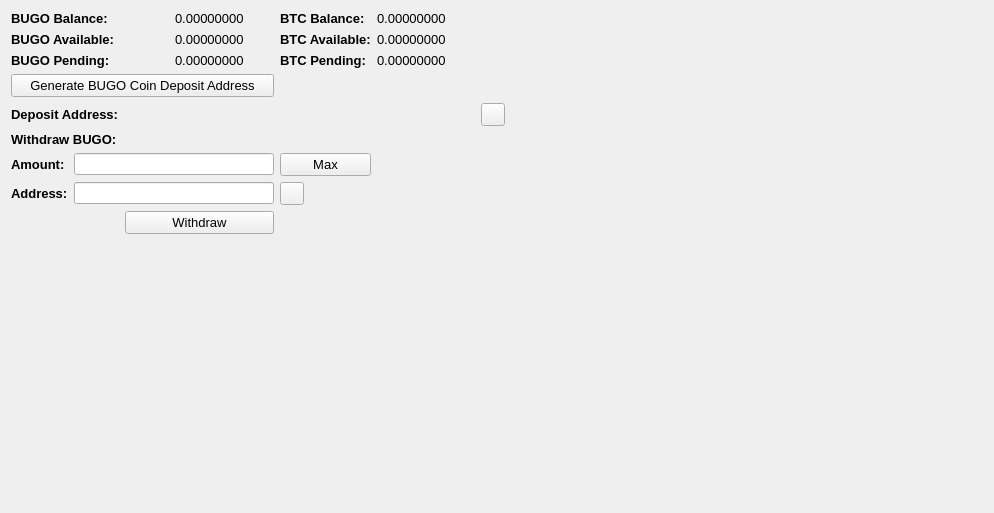
     <widget class="QWidget" name="BalanceTab">
      <attribute name="title">
       <string>Balance</string>
      </attribute>
      <layout class="QGridLayout" name="gridLayout_2">
       <item row="0" column="0" colspan="2">
        <widget class="QLabel" name="label_11">
         <property name="font">
          <font>
           <pointsize>10</pointsize>
           <weight>75</weight>
           <bold>true</bold>
          </font>
         </property>
         <property name="text">
          <string>BUGO Balance:</string>
         </property>
        </widget>
       </item>
       <item row="0" column="3">
        <widget class="QLabel" name="BUGOBalanceLabel">
         <property name="font">
          <font>
           <pointsize>10</pointsize>
          </font>
         </property>
         <property name="text">
          <string>0.00000000</string>
         </property>
         <property name="textInteractionFlags">
          <set>Qt::LinksAccessibleByMouse|Qt::TextSelectableByMouse</set>
         </property>
        </widget>
       </item>
       <item row="0" column="4">
        <widget class="QLabel" name="label_12">
         <property name="font">
          <font>
           <pointsize>10</pointsize>
           <weight>75</weight>
           <bold>true</bold>
          </font>
         </property>
         <property name="text">
          <string>BTC Balance:</string>
         </property>
        </widget>
       </item>
       <item row="0" column="5">
        <widget class="QLabel" name="BitcoinBalanceLabel">
         <property name="font">
          <font>
           <pointsize>10</pointsize>
          </font>
         </property>
         <property name="text">
          <string>0.00000000</string>
         </property>
         <property name="textInteractionFlags">
          <set>Qt::LinksAccessibleByMouse|Qt::TextSelectableByMouse</set>
         </property>
        </widget>
       </item>
       <item row="0" column="7" rowspan="10">
        <spacer name="horizontalSpacer_4">
         <property name="orientation">
          <enum>Qt::Horizontal</enum>
         </property>
         <property name="sizeHint" stdset="0">
          <size>
           <width>478</width>
           <height>488</height>
          </size>
         </property>
        </spacer>
       </item>
       <item row="1" column="0" colspan="2">
        <widget class="QLabel" name="label_13">
         <property name="font">
          <font>
           <pointsize>10</pointsize>
           <weight>75</weight>
           <bold>true</bold>
          </font>
         </property>
         <property name="text">
          <string>BUGO Available:</string>
         </property>
        </widget>
       </item>
       <item row="1" column="3">
        <widget class="QLabel" name="BUGOAvailableLabel_2">
         <property name="font">
          <font>
           <pointsize>10</pointsize>
          </font>
         </property>
         <property name="text">
          <string>0.00000000</string>
         </property>
         <property name="textInteractionFlags">
          <set>Qt::LinksAccessibleByMouse|Qt::TextSelectableByMouse</set>
         </property>
        </widget>
       </item>
       <item row="1" column="4">
        <widget class="QLabel" name="label_15">
         <property name="font">
          <font>
           <pointsize>10</pointsize>
           <weight>75</weight>
           <bold>true</bold>
          </font>
         </property>
         <property name="text">
          <string>BTC Available:</string>
         </property>
        </widget>
       </item>
       <item row="1" column="5">
        <widget class="QLabel" name="BitcoinAvailableLabel">
         <property name="font">
          <font>
           <pointsize>10</pointsize>
          </font>
         </property>
         <property name="text">
          <string>0.00000000</string>
         </property>
         <property name="textInteractionFlags">
          <set>Qt::LinksAccessibleByMouse|Qt::TextSelectableByMouse</set>
         </property>
        </widget>
       </item>
       <item row="2" column="0" colspan="2">
        <widget class="QLabel" name="label_14">
         <property name="font">
          <font>
           <pointsize>10</pointsize>
           <weight>75</weight>
           <bold>true</bold>
          </font>
         </property>
         <property name="text">
          <string>BUGO Pending:</string>
         </property>
        </widget>
       </item>
       <item row="2" column="3">
        <widget class="QLabel" name="BUGOPendingLabel">
         <property name="font">
          <font>
           <pointsize>10</pointsize>
          </font>
         </property>
         <property name="text">
          <string>0.00000000</string>
         </property>
         <property name="textInteractionFlags">
          <set>Qt::LinksAccessibleByMouse|Qt::TextSelectableByMouse</set>
         </property>
        </widget>
       </item>
       <item row="2" column="4">
        <widget class="QLabel" name="label_31">
         <property name="font">
          <font>
           <pointsize>10</pointsize>
           <weight>75</weight>
           <bold>true</bold>
          </font>
         </property>
         <property name="text">
          <string>BTC Pending:</string>
         </property>
        </widget>
       </item>
       <item row="2" column="5">
        <widget class="QLabel" name="BitcoinPendingLabel">
         <property name="font">
          <font>
           <pointsize>10</pointsize>
          </font>
         </property>
         <property name="text">
          <string>0.00000000</string>
         </property>
         <property name="textInteractionFlags">
          <set>Qt::LinksAccessibleByMouse|Qt::TextSelectableByMouse</set>
         </property>
        </widget>
       </item>
       <item row="3" column="0" colspan="4">
        <widget class="QPushButton" name="GenDepositBTN">
         <property name="font">
          <font>
           <pointsize>10</pointsize>
          </font>
         </property>
         <property name="text">
          <string>Generate BUGO Coin Deposit Address</string>
         </property>
        </widget>
       </item>
       <item row="4" column="0" colspan="3">
        <widget class="QLabel" name="label_33">
         <property name="font">
          <font>
           <pointsize>10</pointsize>
           <weight>75</weight>
           <bold>true</bold>
          </font>
         </property>
         <property name="text">
          <string>Deposit Address:</string>
         </property>
        </widget>
       </item>
       <item row="4" column="3" colspan="3">
        <widget class="QLabel" name="DepositAddressLabel">
         <property name="minimumSize">
          <size>
           <width>300</width>
           <height>0</height>
          </size>
         </property>
         <property name="palette">
          <palette>
           <active>
            <colorrole role="WindowText">
             <brush brushstyle="SolidPattern">
              <color alpha="255">
               <red>0</red>
               <green>0</green>
               <blue>0</blue>
              </color>
             </brush>
            </colorrole>
            <colorrole role="Text">
             <brush brushstyle="SolidPattern">
              <color alpha="255">
               <red>0</red>
               <green>0</green>
               <blue>255</blue>
              </color>
             </brush>
            </colorrole>
           </active>
           <inactive>
            <colorrole role="WindowText">
             <brush brushstyle="SolidPattern">
              <color alpha="255">
               <red>0</red>
               <green>0</green>
               <blue>0</blue>
              </color>
             </brush>
            </colorrole>
            <colorrole role="Text">
             <brush brushstyle="SolidPattern">
              <color alpha="255">
               <red>0</red>
               <green>0</green>
               <blue>255</blue>
              </color>
             </brush>
            </colorrole>
           </inactive>
           <disabled>
            <colorrole role="WindowText">
             <brush brushstyle="SolidPattern">
              <color alpha="255">
               <red>120</red>
               <green>120</green>
               <blue>120</blue>
              </color>
             </brush>
            </colorrole>
            <colorrole role="Text">
             <brush brushstyle="SolidPattern">
              <color alpha="255">
               <red>120</red>
               <green>120</green>
               <blue>120</blue>
              </color>
             </brush>
            </colorrole>
           </disabled>
          </palette>
         </property>
         <property name="font">
          <font>
           <pointsize>10</pointsize>
           <weight>75</weight>
           <bold>true</bold>
          </font>
         </property>
         <property name="text">
          <string/>
         </property>
         <property name="alignment">
          <set>Qt::AlignRight|Qt::AlignTrailing|Qt::AlignVCenter</set>
         </property>
         <property name="textInteractionFlags">
          <set>Qt::LinksAccessibleByMouse|Qt::TextSelectableByKeyboard|Qt::TextSelectableByMouse</set>
         </property>
        </widget>
       </item>
       <item row="4" column="6">
        <widget class="QToolButton" name="DepositCopyButton">
         <property name="toolTip">
          <string>Copy to clipboard</string>
         </property>
         <property name="text">
          <string/>
         </property>
         <property name="icon">
          <iconset resource="../bitcoin.qrc">
           <normaloff>:/icons/editcopy</normaloff>:/icons/editcopy</iconset>
         </property>
         <property name="shortcut">
          <string>Alt+P</string>
         </property>
        </widget>
       </item>
       <item row="5" column="0" colspan="2">
        <widget class="QLabel" name="label_34">
         <property name="font">
          <font>
           <pointsize>10</pointsize>
           <weight>75</weight>
           <bold>true</bold>
          </font>
         </property>
         <property name="text">
          <string>Withdraw BUGO:</string>
         </property>
        </widget>
       </item>
       <item row="6" column="0">
        <widget class="QLabel" name="label_26">
         <property name="font">
          <font>
           <pointsize>10</pointsize>
           <weight>75</weight>
           <bold>true</bold>
          </font>
         </property>
         <property name="text">
          <string>Amount:</string>
         </property>
        </widget>
       </item>
       <item row="6" column="1" colspan="3">
        <widget class="QLineEdit" name="WithdrawUnitsInput">
         <property name="font">
          <font>
           <pointsize>9</pointsize>
           <weight>75</weight>
           <bold>true</bold>
          </font>
         </property>
         <property name="text">
          <string/>
         </property>
        </widget>
       </item>
       <item row="6" column="4">
        <widget class="QPushButton" name="Withdraw_Max_Amount">
         <property name="font">
          <font>
           <pointsize>10</pointsize>
          </font>
         </property>
         <property name="text">
          <string>Max</string>
         </property>
        </widget>
       </item>
       <item row="7" column="0">
        <widget class="QLabel" name="label_10">
         <property name="font">
          <font>
           <pointsize>10</pointsize>
           <weight>75</weight>
           <bold>true</bold>
          </font>
         </property>
         <property name="text">
          <string>Address:</string>
         </property>
        </widget>
       </item>
       <item row="7" column="1" colspan="3">
        <widget class="QLineEdit" name="WithdrawAddress">
         <property name="font">
          <font>
           <pointsize>9</pointsize>
           <weight>75</weight>
           <bold>true</bold>
          </font>
         </property>
        </widget>
       </item>
       <item row="7" column="4">
        <widget class="QToolButton" name="WithdrawPasteButton">
         <property name="toolTip">
          <string>Paste from clipboard</string>
         </property>
         <property name="text">
          <string/>
         </property>
         <property name="icon">
          <iconset resource="../bitcoin.qrc">
           <normaloff>:/icons/editpaste</normaloff>:/icons/editpaste</iconset>
         </property>
         <property name="shortcut">
          <string>Alt+P</string>
         </property>
        </widget>
       </item>
       <item row="8" column="2" colspan="2">
        <widget class="QPushButton" name="WithdrawUnitsBtn">
         <property name="font">
          <font>
           <pointsize>10</pointsize>
          </font>
         </property>
         <property name="text">
          <string>Withdraw</string>
         </property>
        </widget>
       </item>
       <item row="9" column="0" colspan="6">
        <spacer name="verticalSpacer">
         <property name="orientation">
          <enum>Qt::Vertical</enum>
         </property>
         <property name="sizeHint" stdset="0">
          <size>
           <width>428</width>
           <height>262</height>
          </size>
         </property>
        </spacer>
       </item>
      </layout>
      <zorder>label_31</zorder>
      <zorder>label_15</zorder>
      <zorder>label_12</zorder>
      <zorder>label_14</zorder>
      <zorder>label_13</zorder>
      <zorder>label_11</zorder>
      <zorder>BitcoinBalanceLabel</zorder>
      <zorder>BUGOBalanceLabel</zorder>
      <zorder>BUGOAvailableLabel_2</zorder>
      <zorder>BUGOPendingLabel</zorder>
      <zorder>BitcoinAvailableLabel</zorder>
      <zorder>BitcoinPendingLabel</zorder>
      <zorder>label_33</zorder>
      <zorder>GenDepositBTN</zorder>
      <zorder>DepositAddressLabel</zorder>
      <zorder>Withdraw_Max_Amount</zorder>
      <zorder>label_34</zorder>
      <zorder>WithdrawUnitsInput</zorder>
      <zorder>label_10</zorder>
      <zorder>label_26</zorder>
      <zorder>WithdrawAddress</zorder>
      <zorder>WithdrawUnitsBtn</zorder>
      <zorder>horizontalSpacer_4</zorder>
      <zorder>verticalSpacer</zorder>
      <zorder>WithdrawPasteButton</zorder>
      <zorder>DepositCopyButton</zorder>
     </widget>
